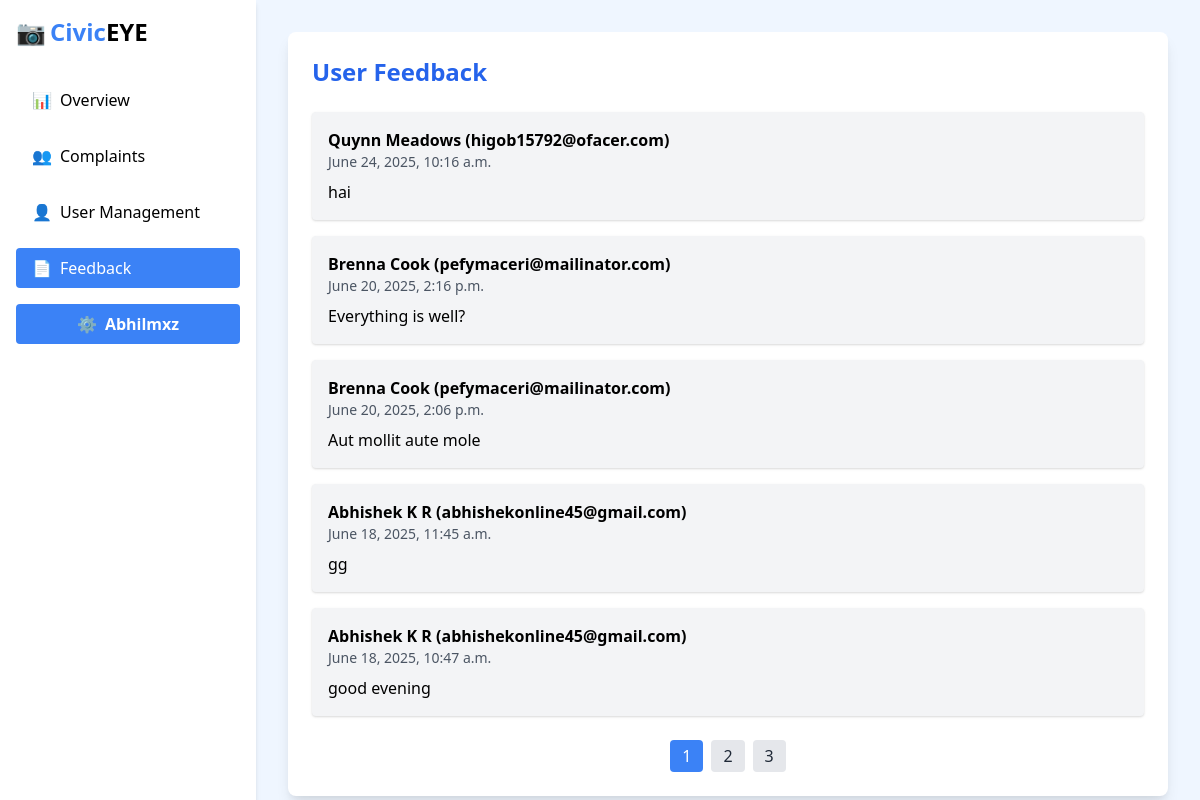
The app's page /adminpanel/feedback/ (signed in) with its own data.
### VCRA/models.py (models this page shows, shortened)
class Feedback(models.Model):
    name = models.CharField(max_length=100)
    email = models.EmailField()
    message = models.TextField()
    created_at = models.DateTimeField(auto_now_add=True)

### VCRA/views.py (the view)
# urls.py: path('adminpanel/feedback/', views.feedback_admin_view, name='feedback'),
@login_required
def feedback_admin_view(request):
    if not request.user.is_staff:
        return HttpResponseForbidden("You do not have permission to view this page.")
    feedback_entries = Feedback.objects.order_by('-created_at')
    return render(request, 'feedback.html', {'feedback_entries': feedback_entries})

### VCRA/templates/feedback.html (shortened to what this page needs)
<!DOCTYPE html>
<html lang="en">
<head>
  <link href="https://cdn.jsdelivr.net/npm/tailwindcss@2.2.19/dist/tailwind.min.css" rel="stylesheet">
</head>
<body class="bg-blue-50 min-h-screen font-sans">
  <div class="flex min-h-screen">
    <aside class="w-64 bg-white shadow-md p-4 space-y-4">
      <div class="flex items-center space-x-1 mb-8">
          <span class="text-2xl">📷</span>
          <h1 class="text-2xl font-bold text-blue-500">Civic<span class="text-black">EYE</span></h1>
        </div>
      <nav class="space-y-4">
        <a href="{% url 'adminover' %}" class="text-black px-4 py-2 rounded flex items-center space-x-2 font-medium">
          <span>📊</span><span>Overview</span>
        </a>
        <a href="{% url 'admin_comp' %}" class="flex items-center space-x-2 px-4 py-2 text-black font-medium">
          <span>👥</span><span>Complaints</span>
        </a>
        <a href="{% url 'user_manage' %}" class="flex items-center space-x-2 px-4 py-2 text-black font-medium">
          <span>👤</span><span>User Management</span>
        </a>
        <a href="{% url 'feedback' %}" class="bg-blue-500 text-white px-4 py-2 rounded flex items-center space-x-2 font-medium">
          <span>📄</span><span>Feedback</span>
        </a>
      </nav>
      <a href="{% url 'admin_profile' %}"
       class="bg-blue-500 text-white flex items-center justify-center space-x-2 py-2 rounded font-semibold hover:bg-blue-600 transition">
      <span>⚙️</span> <span>{{ request.user.username }}</span>
      </a>
    </aside>
    <main class="flex-1 p-8 overflow-y-auto">
      <div class="bg-white shadow-lg rounded-lg p-6">
        <h2 class="text-2xl font-bold text-blue-600 mb-6">User Feedback</h2>
        {% if feedback_entries %}
          <div id="feedbackContainer" class="space-y-4">
            {% for feedback in feedback_entries %}
              <div class="feedback-card bg-gray-100 p-4 rounded shadow">
                <p class="font-semibold">{{ feedback.name }} ({{ feedback.email }})</p>
                <p class="text-gray-600 text-sm">{{ feedback.created_at }}</p>
                <p class="mt-2">{{ feedback.message }}</p>
              </div>
            {% endfor %}
          </div>
          <div id="pagination-buttons" class="mt-6 flex justify-center gap-2"></div>
        {% else %}
          <p class="text-gray-500">No feedback submitted yet.</p>
        {% endif %}
      </div>
    </main>
  </div>
</body>
</html>

### records on screen
Feedback: name "Quynn Meadows", email "higob15792@ofacer.com", created_at "June 24, 2025, 10:16 a.m.", message "hai"
Feedback: name "Brenna Cook", email "pefymaceri@mailinator.com", created_at "June 20, 2025, 2:16 p.m.", message "Everything is well?"
Feedback: name "Brenna Cook", email "pefymaceri@mailinator.com", created_at "June 20, 2025, 2:06 p.m.", message "Aut mollit aute mole"
Feedback: name "Abhishek K R", email "abhishekonline45@gmail.com", created_at "June 18, 2025, 11:45 a.m.", message "gg"
Feedback: name "Abhishek K R", email "abhishekonline45@gmail.com", created_at "June 18, 2025, 10:47 a.m.", message "good evening"

### other values on screen
{{ request.user.username }} "Abhilmxz"
